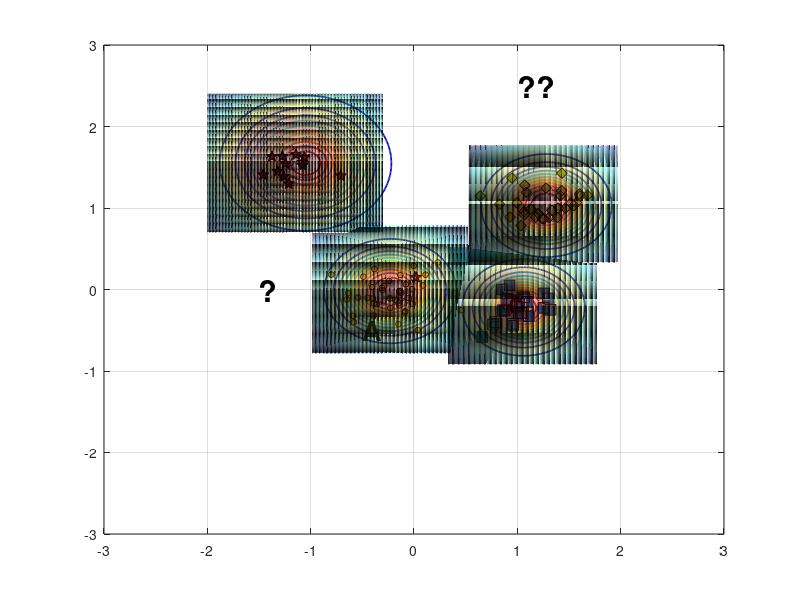

Source code (MATLAB): (Note: this script raises an error after producing the figure.)
%% Reproduce EVM-style demo figure (no toolboxes)
clear; close all; clc; rng(7);

% ---------- 1) 合成四类二维数据 ----------
% 类中心（大致对应图中位置）
C_star  = [-1.15  1.55];   % 红色星
C_diam  = [ 1.25  1.05];   % 绿色菱形
C_square= [ 1.05 -0.20];   % 蓝色方块
C_dot   = [-0.20  0.00];   % 蓝色小点（被 A 标注影响的那簇）

% 协方差（控制每簇形状）
S = @(sx,sy,rho)[sx^2 rho*sx*sy; rho*sx*sy sy^2];
Sig_star   = S(0.18,0.20, 0.05);
Sig_diam   = S(0.22,0.18,-0.10);
Sig_square = S(0.20,0.16, 0.05);
Sig_dot    = S(0.25,0.18, 0.00);

% 从高斯采样（不用 mvnrnd）
sample = @(N,mu,SIG) (randn(N,2)*chol(SIG,'lower') + mu);

X_star   = sample(12,C_star,   Sig_star);
X_diam   = sample(30,C_diam,   Sig_diam);
X_square = sample(28,C_square, Sig_square);
X_dot    = sample(45,C_dot,    Sig_dot);

% 加一个“离群星”靠近 A（见原图左中）
X_star = [X_star; 0.02 0.15];

% ---------- 2) 底面散点与样式 ----------
figure('Color','w','Position',[100,100,800,600]);
hold on; box on; grid on;
z0 = 0; % 所有散点都放在 z=0 的平面

% 确保按照绘制顺序叠放，便于把散点置顶
set(gca,'SortMethod','childorder');

h_star   = scatter3(X_star(:,1),  X_star(:,2),  z0+zeros(size(X_star,1),1),  70, ...
        'pentagram', 'filled', 'MarkerEdgeColor','k', 'MarkerFaceColor',[0.635294 0.0784314 0.184314], 'LineWidth',1.0); % 红色五角星 #A2142F
h_diam   = scatter3(X_diam(:,1),  X_diam(:,2),  z0+zeros(size(X_diam,1),1),  60, ...
        'd', 'filled', 'MarkerEdgeColor','k', 'MarkerFaceColor',[0.466667 0.674510 0.188235]); % 绿色菱形 #77AC30
h_square = scatter3(X_square(:,1),X_square(:,2),z0+zeros(size(X_square,1),1),60, ...
        's', 'filled', 'MarkerEdgeColor','k', 'MarkerFaceColor',[0 0.447059 0.741176]); % 蓝色正方形 #0072BD
h_dot    = scatter3(X_dot(:,1),   X_dot(:,2),   z0+zeros(size(X_dot,1),1),   18, ...
        'o', 'filled', 'MarkerEdgeColor','k', 'MarkerFaceColor',[0.929412 0.694118 0.125490]); % 黄色圆形 #EDB120


% ---------- 3) ψ-model 等值环（彩色同心） ----------
% 采用带形状参的径向函数 psi(r) = exp(-(r/s)^t)
psi = @(X,Y,cx,cy,s,t) exp( - ( sqrt((X-cx).^2 + (Y-cy).^2) ./ s ).^t );

% 选几处“极端向量/代表点”（包含 A 所在）
EV = [ -0.23 -0.02 ;   % A 对应蓝点极端向量
        1.06 -0.22 ;   % 蓝方块
        1.28  1.03 ;   % 绿菱形
       -1.05  1.55 ];  % 红星
scale = [0.42, 0.36, 0.40, 0.48];   % 各自 scale
shape = [2.6,  2.2,  2.4,  2.0];    % 各自 shape

% 网格
[xg,yg] = meshgrid(linspace(-3,3,400));
colormap(jet); caxis([0 1]);

% 等高线层级（红到蓝：高到低）
levels = linspace(1.0,0.05,12);

for k = 1:size(EV,1)
    Z = psi(xg,yg,EV(k,1),EV(k,2),scale(k),shape(k));
    [~, h] = contour(xg,yg,Z,levels);    % 直接画在底面，保持颜色映射
    set(h,'LineWidth',1.25);

    % 将等高线明确压到 z=0（兼容不同 MATLAB 版本）
    ch = get(h,'Children');
    for ic = 1:numel(ch)
        zd = get(ch(ic),'ZData');
        if ~isempty(zd)
            set(ch(ic),'ZData',zeros(size(zd))); % 强制贴在 z=0
        end
    end
end

% 标出 A 与问号
text(-0.5,-0.5,0,'A','FontWeight','bold','FontSize',20,'Color','k');
text( 1, 2.5,0,'??','FontWeight','bold','FontSize',22,'Color','k');
text( -1.5,0,0,'?','FontWeight','bold','FontSize',22,'Color','k');

% ---------- 4) 上方半透明“钟形面”（表示类支持/概率） ----------
% 用四个高斯穹顶，中心与各簇一致
gauss2 = @(X,Y,cx,cy,s) exp(-((X-cx).^2 + (Y-cy).^2)/(2*s^2));
tops  = {C_star, C_diam, C_square, C_dot};
sigT  = [0.65 0.55 0.55 0.60];
amp   = [1.05 0.95 0.90 0.85];

% 抬高穹顶，并缩小每个穹顶的覆盖范围（为每个穹顶使用局部网格）
zlift      = 0.18;   % 统一抬高量（不改变颜色映射）
spanFactor = 1.3;    % 每个穹顶半宽 = spanFactor * sigma（越小覆盖越小）
gridN      = 121;    % 局部网格分辨率

for i=1:4
    cx = tops{i}(1); cy = tops{i}(2);
    span = spanFactor * sigT(i);
    [xgi,ygi] = meshgrid(linspace(cx - span, cx + span, gridN), ...
                         linspace(cy - span, cy + span, gridN));

    Zt = amp(i) * gauss2(xgi,ygi,cx,cy,sigT(i));
    % 用 Zt 作为颜色，Zt+zlift 作为高度，从而抬高且保留原色
    s1 = surf(xgi,ygi, Zt + zlift, Zt, 'EdgeColor','none', 'FaceAlpha',0.3);
end
shading faceted; 
% camlight right; 
lighting gouraud;

% 将散点推到顶层
uistack([h_star h_diam h_square h_dot], 'top');
% 将contoru推到顶层
uistack(h, 'top');

% ---------- 5) 轴、视角与观感 ----------
xlim([-2 2]); ylim([-1 3]); zlim([0 1.25]); view(-67,22);
axis vis3d; daspect([1 1 0.8]);
set(gca,'FontName','Times New Roman','FontSize',12,'LineWidth',1);
% xlabel('x'); ylabel('y'); zlabel('score / \psi');

% 网格和背景风格
grid on; 
% set(gca,'GridAlpha',0.2,'MinorGridAlpha',0.2);
